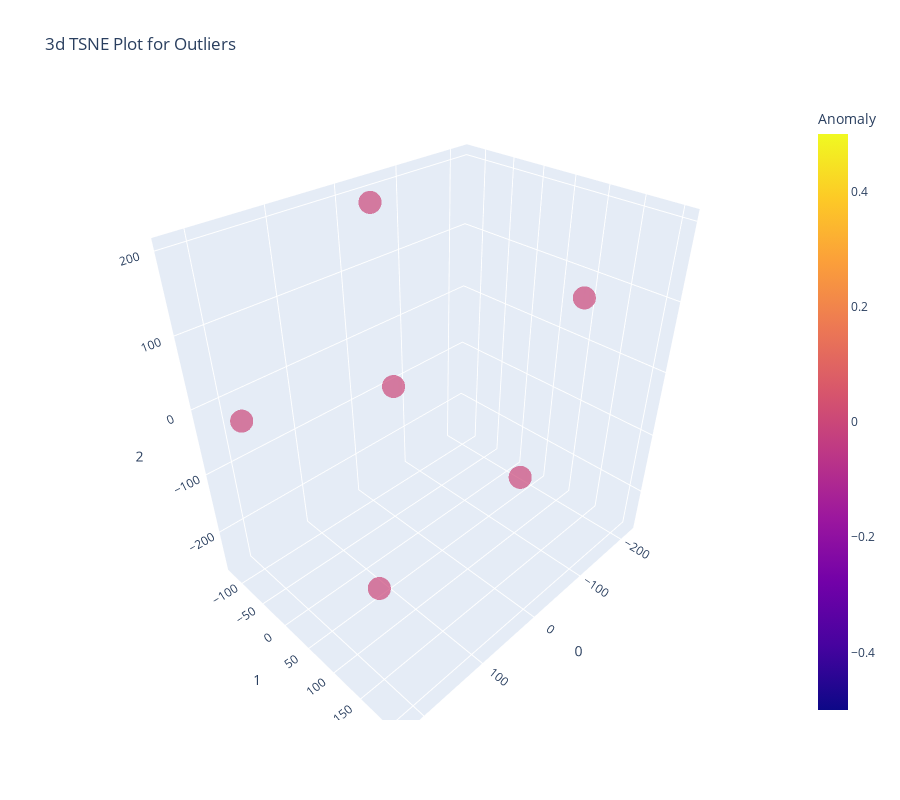

The notebook cell saved with this chart:
### Code cell
## plotting the model to show the outliers or anomally 
plot_model(knn)

### Figure 1 — Plotly figure (JSON) as saved in the notebook; plotly's stock layout.template omitted (floating-point values rounded to 4 significant figures)
{"data": [{"customdata": [[14102100], [14102101], [14102102], [14102103], [14102104], [14102105]], "hovertemplate": "0=%{x}<br>1=%{y}<br>2=%{z}<br>Feature=%{customdata[0]}<br>Anomaly=%{marker.color}<extra></extra>", "legendgroup": "", "marker": {"color": [0, 0, 0, 0, 0, 0], "coloraxis": "coloraxis", "opacity": 0.7, "symbol": "circle"}, "mode": "markers", "name": "", "scene": "scene", "showlegend": false, "type": "scatter3d", "x": [-218.8, 223.1, -71.2, 118.5, -14.17, 41.79], "y": [92.51, -42.81, -124.5, 48.63, -87.77, 207.8], "z": [65.7, 24.32, -105.6, -258.2, 199.7, -15.17]}], "layout": {"coloraxis": {"colorbar": {"title": {"text": "Anomaly"}}, "colorscale": [[0, "#0d0887"], [0.1111, "#46039f"], [0.2222, "#7201a8"], [0.3333, "#9c179e"], [0.4444, "#bd3786"], [0.5556, "#d8576b"], [0.6667, "#ed7953"], [0.7778, "#fb9f3a"], [0.8889, "#fdca26"], [1, "#f0f921"]]}, "height": 800, "legend": {"tracegroupgap": 0}, "scene": {"domain": {"x": [0, 1], "y": [0, 1]}, "xaxis": {"title": {"text": "0"}}, "yaxis": {"title": {"text": "1"}}, "zaxis": {"title": {"text": "2"}}}, "title": {"text": "3d TSNE Plot for Outliers"}, "width": 900}}
